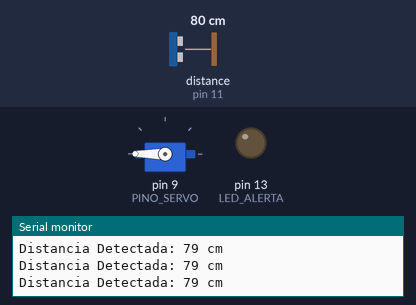
Bench run of a sketch on a simulated Arduino Uno, built with avr-gcc and run on an emulated ATmega328P. Parts: servo, output pins drawn as LEDs (lit = HIGH), the last lines printed to the serial monitor. Wiring (inferred from the names in the program): ultrasonic range finder: trigger pin 12; echo pin 11. Inputs (shaded band) come from the test bench; at power-on: distance to the obstacle (sensor on pin 11) 80 cm. The echo pulse lasts 58.3 µs per cm; pins used as bus, display or sensor lines are not drawn.

Above: at 1.2 s.
1.3 s: distance to the obstacle (sensor on pin 11) set to 2 cm
At 2.5 s:
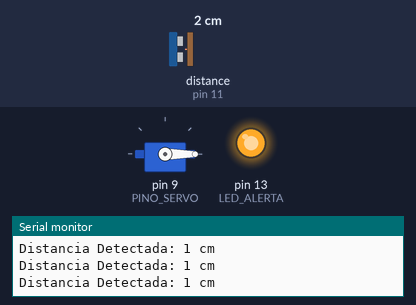
2.8 s: distance to the obstacle (sensor on pin 11) set to 35 cm
At 3.3 s:
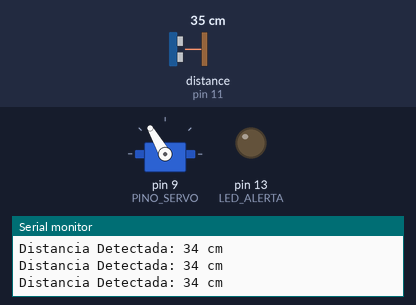
4.3 s: distance to the obstacle (sensor on pin 11) set to 18 cm
At 4.6 s:
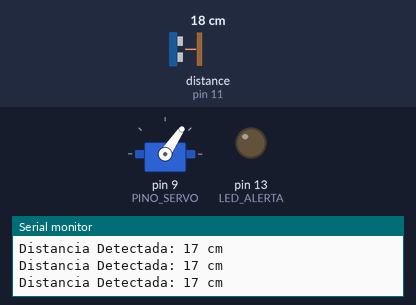
5.8 s: distance to the obstacle (sensor on pin 11) set to 9 cm
At 6.9 s:
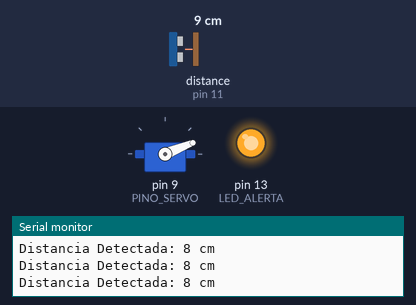
7.3 s: distance to the obstacle (sensor on pin 11) set to 60 cm
At 7.7 s:
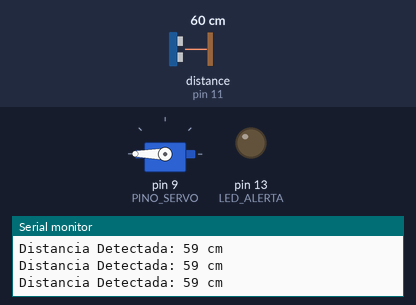
Timing chart, 0 to 9.8 s (numbered marks = the images above; inputs shaded):
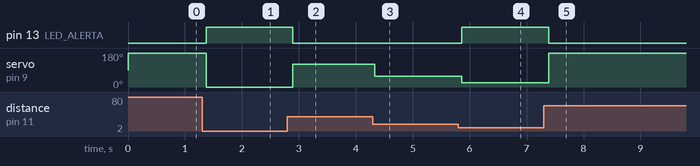

The sketch:

Mostrador_Ultrassonico.ino
```cpp
#include <Servo.h> // Biblioteca nativa (não dá erro)

const int TRIG = 12;
const int ECHO = 11;
const int PINO_SERVO = 9;
const int LED_ALERTA = 13;

Servo meuMostrador;

void setup() {
  pinMode(TRIG, OUTPUT);
  pinMode(ECHO, INPUT);
  pinMode(LED_ALERTA, OUTPUT);
  meuMostrador.attach(PINO_SERVO);

  Serial.begin(9600); // Mostrador Digital via Serial
  Serial.println("--- Sistema Iniciado ---");
}

void loop() {
  // 1. Leitura do Sensor
  digitalWrite(TRIG, LOW);
  delayMicroseconds(2);
  digitalWrite(TRIG, HIGH);
  delayMicroseconds(10);
  digitalWrite(TRIG, LOW);

  long duracao = pulseIn(ECHO, HIGH, 30000); // Timeout para não travar
  int distancia = duracao * 0.034 / 2;

  // 2. MOSTRADOR DIGITAL (Monitor Serial)
  Serial.print("Distancia Detectada: ");
  if (distancia > 0 && distancia < 400) {
    Serial.print(distancia);
    Serial.println(" cm");
  } else {
    Serial.println("Fora de alcance");
  }

  // 3. MOSTRADOR ANALÓGICO (Servo SG90)
  // Converte 2cm a 50cm para 0 a 180 graus
  int angulo = map(distancia, 2, 50, 0, 180);
  meuMostrador.write(constrain(angulo, 0, 180));

  // 4. LED DE ALERTA
  // Acende se o objeto estiver a menos de 10 cm
  digitalWrite(LED_ALERTA, (distancia > 0 && distancia < 10) ? HIGH : LOW);

  delay(100);
}
```

Measured:
- after the input at 1.3 s, pin 13 (LED_ALERTA): LOW → HIGH after 0.07 s; servo on pin 9 (PINO_SERVO): 180° → 0° after 0.07 s
- after the input at 2.8 s, pin 13 (LED_ALERTA): HIGH → LOW after 0.09 s; servo on pin 9 (PINO_SERVO): 0° → 120° after 0.09 s
- after the input at 4.3 s, servo on pin 9 (PINO_SERVO): 120° → 56° at once
- after the input at 5.8 s, pin 13 (LED_ALERTA): LOW → HIGH after 0.06 s; servo on pin 9 (PINO_SERVO): 56° → 22° after 0.06 s
- after the input at 7.3 s, pin 13 (LED_ALERTA): HIGH → LOW after 0.09 s; servo on pin 9 (PINO_SERVO): 22° → 180° after 0.09 s
